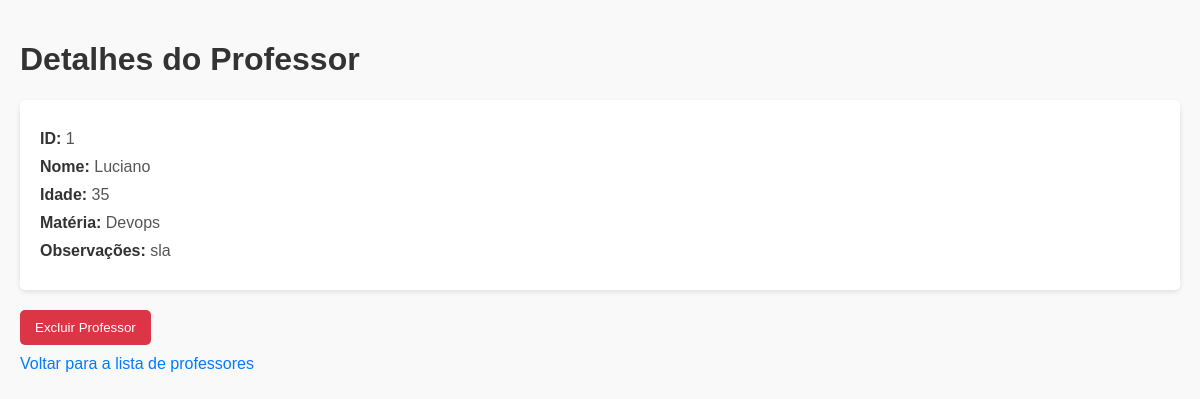
The app's page /professores/1 with its own data.
### professor/professor_model.py (models this page shows, shortened)
class Professor(db.Model):
    id = db.Column(db.Integer, primary_key=True)
    nome = db.Column(db.String(150))
    idade = db.Column(db.Integer)
    materia = db.Column(db.String(40))
    observacoes = db.Column(db.String(250))
    turmas = db.relationship('Turma', backref='professor', lazy="select")
    def to_dict(self):
        return{'id': self.id, 'nome': self.nome, 'idade': self.idade, 'materia': self.materia,
                'observacoes': self.observacoes,
                'turmas': [turma.descricao for turma in self.turmas]}

### professor/professor_routes.py (the view)
@professores_blueprint.route('/professores/<int:id_professor>', methods=['GET'])
def get_professor(id_professor):
    try:
        professor = professor_por_id(id_professor)
        return render_template('professores/professor_id.html', professor=professor)
    except ProfessorNaoEncontrado:
        return jsonify({'message': 'Professor não encontrado'}), 404

### professor/professor_model.py (called while the page is built)
def professor_por_id(id_professor):
    professor = Professor.query.get(id_professor)
    if not professor:
        raise ProfessorNaoEncontrado
    return professor.to_dict()

### templates/professores/professor_id.html (shortened to what this page needs)
<!DOCTYPE html>
<html lang="pt-BR">
<head>
</head>
<body>
    <h1>Detalhes do Professor</h1>
    <div class="details">
        <p><strong>ID:</strong> {{ professor.id }}</p>
        <p><strong>Nome:</strong> {{ professor.nome }}</p>
        <p><strong>Idade:</strong> {{ professor.idade }}</p>
        <p><strong>Matéria:</strong> {{ professor.materia }}</p>
        <p><strong>Observações:</strong> {{ professor.observacoes }}</p>
    </div>
    <form id="delete-form" action="{{ url_for('professores.delete_professor', id_professor=professor.id) }}" method="POST">
        <button type="submit">Excluir Professor</button>
    </form>
    <a href="{{ url_for('professores.get_professores') }}">Voltar para a lista de professores</a>
</body>
</html>

### templates/professores/professor_id.html (style rules this page uses)
body { font-family: Arial, sans-serif; background-color: #f9f9f9; margin: 0; padding: 20px; }
h1 { color: #333; }
.details { background-color: #fff; padding: 20px; border-radius: 5px; box-shadow: 0 2px 5px rgba(0, 0, 0, 0.1); margin-bottom: 20px; }
p { margin: 10px 0; color: #555; }
strong { color: #333; }
form { margin-top: 20px; }
button { padding: 10px 15px; background-color: #dc3545; color: white; border: none; border-radius: 5px; cursor: pointer; }
a { display: inline-block; margin-top: 10px; text-decoration: none; color: #007bff; }

### records on screen
Professor: nome "Luciano", materia "Devops", observacoes "sla"

### other values on screen
{{ professor.id }} "1"
{{ professor.idade }} "35"
